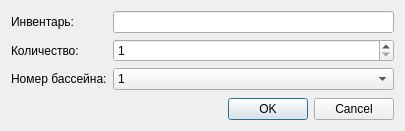
<?xml version="1.0" encoding="UTF-8"?>
<ui version="4.0">
 <class>AddInventory</class>
 <widget class="QDialog" name="AddInventory">
  <property name="geometry">
   <rect>
    <x>0</x>
    <y>0</y>
    <width>405</width>
    <height>131</height>
   </rect>
  </property>
  <property name="windowTitle">
   <string>Инвентарь</string>
  </property>
  <property name="modal">
   <bool>true</bool>
  </property>
  <layout class="QVBoxLayout" name="verticalLayout">
   <item>
    <layout class="QFormLayout" name="formLayout">
     <item row="0" column="0">
      <widget class="QLabel" name="label">
       <property name="text">
        <string>Инвентарь:</string>
       </property>
      </widget>
     </item>
     <item row="0" column="1">
      <widget class="QLineEdit" name="inventory"/>
     </item>
     <item row="1" column="0">
      <widget class="QLabel" name="label_2">
       <property name="text">
        <string>Количество:</string>
       </property>
      </widget>
     </item>
     <item row="1" column="1">
      <widget class="QSpinBox" name="count">
       <property name="minimum">
        <number>1</number>
       </property>
      </widget>
     </item>
     <item row="2" column="0">
      <widget class="QLabel" name="label_3">
       <property name="text">
        <string>Номер бассейна:</string>
       </property>
      </widget>
     </item>
     <item row="2" column="1">
      <widget class="QComboBox" name="poolNumber">
       <item>
        <property name="text">
         <string>1</string>
        </property>
       </item>
       <item>
        <property name="text">
         <string>2</string>
        </property>
       </item>
       <item>
        <property name="text">
         <string>3</string>
        </property>
       </item>
      </widget>
     </item>
    </layout>
   </item>
   <item>
    <widget class="QDialogButtonBox" name="buttonBox">
     <property name="orientation">
      <enum>Qt::Horizontal</enum>
     </property>
     <property name="standardButtons">
      <set>QDialogButtonBox::Cancel|QDialogButtonBox::Ok</set>
     </property>
    </widget>
   </item>
  </layout>
 </widget>
 <resources/>
 <connections>
  <connection>
   <sender>buttonBox</sender>
   <signal>rejected()</signal>
   <receiver>AddInventory</receiver>
   <slot>reject()</slot>
   <hints>
    <hint type="sourcelabel">
     <x>316</x>
     <y>260</y>
    </hint>
    <hint type="destinationlabel">
     <x>286</x>
     <y>274</y>
    </hint>
   </hints>
  </connection>
 </connections>
</ui>
